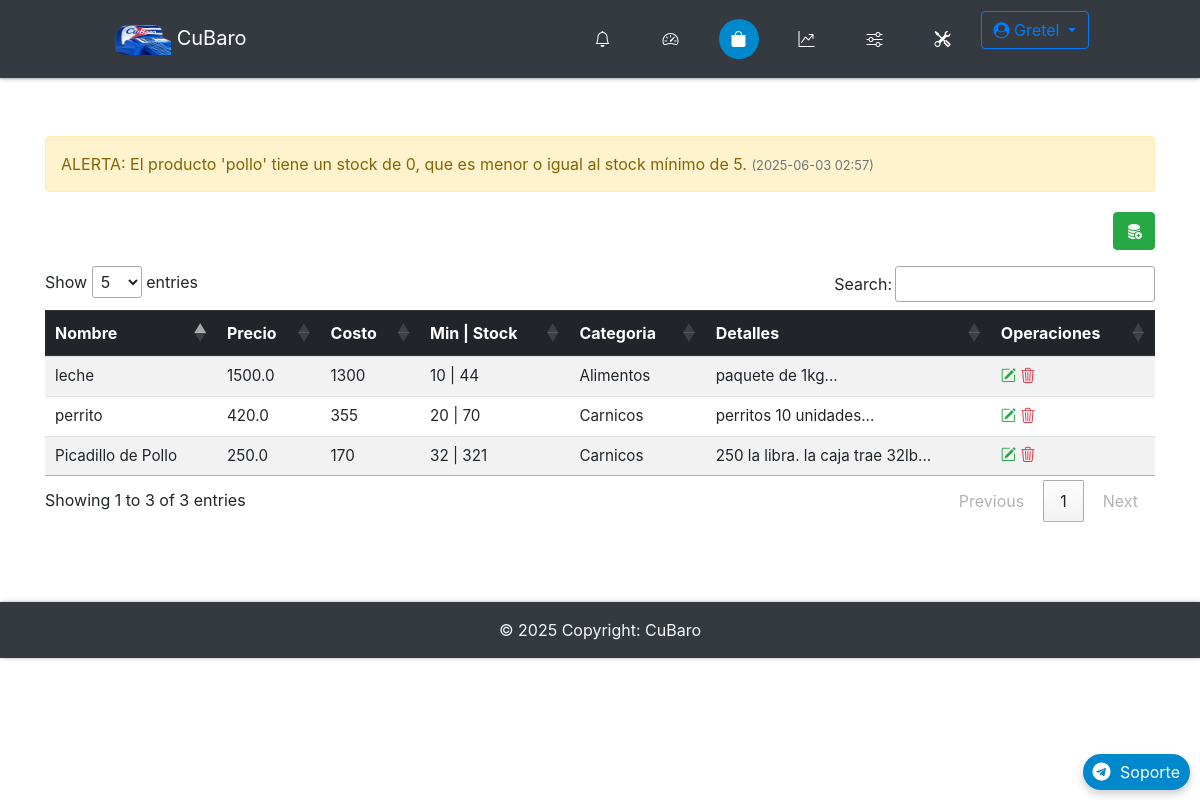
/admin/items (signed in), run on the app's committed database.
### app/db_models.py (models this page shows, shortened)
class User(UserMixin, db.Model):
    __tablename__ = "users"
    id = db.Column(db.Integer, primary_key=True)
    name = db.Column(db.Text, nullable=False)
    email = db.Column(db.String(50), nullable=False, unique=True)
    phone = db.Column(db.String(50), nullable=False)
    password = db.Column(db.String(250), nullable=False)
    admin = db.Column(db.Integer, nullable=False, default=0)
    email_confirmed = db.Column(db.Integer, nullable=False, default=1)
    created_by = db.Column(db.Integer, db.ForeignKey('users.id'), nullable=True)  # ID del creador
    registration_date = db.Column(db.DateTime, default=lambda: datetime.now(timezone.utc))  # Fecha de registro
    membership_expiration = db.Column(db.DateTime, nullable=True)  # Fecha de vencimiento de membresía
    updated_at = db.Column(db.DateTime, default=lambda: datetime.now(timezone.utc))  # Fecha de expiracion de Codigo de recuperacion empleado
    membership_id = db.Column(db.Integer, db.ForeignKey('memberships.id'), nullable=False)  # Relación con membresía
    membership = db.relationship('Membership', backref='users')
    employees = db.relationship('User', backref='creator', remote_side=[id], lazy='select')  # Relación empleados
    cart = db.relationship('Cart', backref='buyer')
    orders = db.relationship("Order", backref='customer', foreign_keys="[Order.uid]")  # Relación con clave foránea especificada
    master_key = db.Column(db.String(100), unique=True)

class Alert(db.Model):
    __tablename__ = 'alert'
    id = db.Column(db.Integer, primary_key=True)
    message = db.Column(db.String(255), nullable=False)
    category = db.Column(db.String(50), nullable=False)  # 'error', 'warning', etc.
    created_at = db.Column(db.DateTime, default=datetime.now(timezone.utc))
    user_id = db.Column(db.Integer, db.ForeignKey('users.id'))  # Opcional: asociar alertas a un usuario
    user = db.relationship('User', backref='alerts')

class Item(db.Model):
    __tablename__ = "items"
    id = db.Column(db.Integer, primary_key=True)
    name = db.Column(db.String(100), nullable=False)
    price = db.Column(db.Float, nullable=False)
    category = db.Column(db.Text, nullable=False)
    image = db.Column(db.String(250), nullable=False)
    details = db.Column(db.String(250), nullable=False)
    stock_min = db.Column(db.Integer, default=0)
    costo = db.Column(db.Integer)
    stock = db.Column(db.Integer, default=0)
    created_by = db.Column(db.Integer, db.ForeignKey('users.id'), nullable=False)  # Vincular con el creador
    creator = db.relationship('User', backref='items_created')  # Relación con el usuario que creó el producto
    orders = db.relationship('Ordered_item', backref='item', lazy=True, cascade="all, delete, delete-orphan")
    in_cart = db.relationship("Cart", backref="item", lazy=True, cascade="all, delete, delete-orphan")

### app/funcs.py (the view)
	def wrapper(*args, **kwargs):
		if current_user.is_authenticated and current_user.admin == 1:
			return func(*args, **kwargs)
		else:
			return "No estás autorizado a acceder a esta URL."

### app/admin/routes.py (called while the page is built)
@admin.route('/items')
@admin_only
def items():
    alerts = Alert.query.filter_by(user_id=current_user.id).order_by(Alert.created_at.desc()).all()
    items = Item.query.join(User, Item.created_by == User.id).filter(
        (User.id == current_user.id) | (User.created_by == current_user.id)
    ).all()
    return render_template("admin/items.html", items=items, alerts=alerts)

### app/funcs.py (called while the page is built)
def admin_only(func):
	def wrapper(*args, **kwargs):
		if current_user.is_authenticated and current_user.admin == 1:
			return func(*args, **kwargs)
		else:
			return "No estás autorizado a acceder a esta URL."
	wrapper.__name__ = func.__name__
	return wrapper

### app/admin/templates/admin/items.html (shortened to what this page needs)
{% extends "admin/base.html" %}
{% block content %}
{% if alerts %}
<div class="alert-container">
	{% for alert in alerts %}
	<div class="alert alert-{{ alert.category }}" id="alert-{{ alert.id }}">
		{{ alert.message }}
		<small class="text-muted" style="font-size: 0.8em;">({{ alert.created_at.strftime('%Y-%m-%d %H:%M') }})</small>
	</div>
	{% endfor %}
</div>
{% else %}
<div class="alert alert-info">
	No hay alertas de stock en este momento.
</div>
{% endif %}
{% if not items %}
<div class="flash-error">No hay Items.</div>
<div class="d-flex justify-content-end mb-3">
	<div class="add-new btn-success btn">
		<a href="{{ url_for('admin.add') }}" data-toggle="tooltip" title="Añadir Producto" class="text-light">
			<i class="bi bi-database-fill-add"></i>
		</a>
	</div>
</div>
{% else %}
<div class="d-flex justify-content-end mb-3">
	<div class="add-new btn-success btn">
		<a href="{{ url_for('admin.add') }}" data-toggle="tooltip" title="Añadir Producto" class="text-light">
			<i class="bi bi-database-fill-add"></i>
		</a>
	</div>
</div>
<div class="table-responsive">
	<table id="items-table" class="table table-striped table-hover">
		<thead class="thead-dark">
			<tr>
				<th>Nombre</th>
				<th>Precio</th>
				<th>Costo</th>
				<th>Min | Stock</th>
				<th>Categoria</th>
				<th>Detalles</th>
				<th>Operaciones</th>
			</tr>
		</thead>
		<tbody>
			{% for item in items %}
			<tr>
				<td>{{ item.name }}</td>
				<td>{{ item.price }}</td>
				<td>{{ item.costo }}</td>
				<td>{{ item.stock_min }} | {{ item.stock }}</td>
				<td>{{ item.category }}</td>
				<td>{{ item.details[:40] | safe }}...</td>
				<td>
					<a href="{{ url_for('admin.edit', type='item', id=item.id) }}"><i
							class="bi bi-pencil-square text-success"></i></a>
					<a href="#" class="delete-item-link" data-item-id="{{ item.id }}">
								<i class="bi bi-trash3 text-danger"></i></a>
				</td>
			</tr>
			{% endfor %}
		</tbody>
	</table>
</div>
{% endif %}
{% endblock %}

### app/admin/templates/admin/base.html (shortened to what this page needs)
{% import "bootstrap/wtf.html" as wtf %}
<!DOCTYPE html>
<html lang="es">
<head>
  <link rel="stylesheet" href="https://maxcdn.bootstrapcdn.com/bootstrap/4.0.0/css/bootstrap.min.css"
>
  <link href="https://cdn.jsdelivr.net/gh/gitbrent/bootstrap4-toggle@3.6.1/css/bootstrap4-toggle.min.css"
    rel="stylesheet">
  <link rel="stylesheet" type="text/css" href="{{ url_for('static', filename='styles.css') }}">
  <link rel="stylesheet" href="https://cdnjs.cloudflare.com/ajax/libs/font-awesome/4.7.0/css/font-awesome.min.css">
  <link rel="stylesheet" href="https://cdnjs.cloudflare.com/ajax/libs/animate.css/4.1.1/animate.min.css" />
  <link rel="stylesheet" href="https://cdn.jsdelivr.net/npm/bootstrap-icons@1.11.3/font/bootstrap-icons.min.css">
  <link rel="stylesheet" type="text/css" href="https://cdn.datatables.net/1.13.7/css/jquery.dataTables.min.css">
  <link href="https://cdn.jsdelivr.net/npm/bootstrap-switch-button/css/bootstrap-switch-button.min.css"
    rel="stylesheet">
</head>
<body>
  <nav
    class="navbar navbar-expand-lg {% if request.path.startswith('/admin') %}navbar-dark bg-dark{% else %}navbar-light bg-light{% endif %} fixed-top">
    <div class="container-fluid">
      <a class="navbar-brand" href="{{ url_for('home') }}" data-toggle="tooltip" title="Inicio">
        <img src="{{ url_for('static', filename='img/logoo.png') }}" height="30" width="60" alt="CuBaro Logo"> CuBaro
      </a>
      <ul class="navbar-nav d-flex flex-row ml-auto">
        <div class="d-flex justify-content-center">
          {% if not current_user.is_authenticated %}
          {% if request.path.startswith('/admin') %}
          <li class="nav-item {% if request.endpoint == 'login' %}active{% endif %}">
            <a class="nav-link" href="{{ url_for('login') }}" data-toggle="tooltip" title="Iniciar Sesión">
              <div class="icon-circle">
                <i class="bi bi-box-arrow-in-right"></i>
              </div>
            </a>
          </li>
          {% else %}
          <a class="btn btn-outline-primary mr-2 {% if request.endpoint == 'login' %}active{% endif %}"
            href="{{ url_for('login') }}">Iniciar Sesión</a>
          <a class="btn btn-outline-primary {% if request.endpoint == 'register_admin' %}active{% endif %}"
            href="{{ url_for('register_admin') }}">Registrarse</a>
          {% endif %}
          {% else %}
          <li class="nav-item mr-2 {% if request.endpoint == 'orders' %}active{% endif %}">
            <a class="nav-link" href="{{ url_for('orders') }}" data-toggle="tooltip" title="Órdenes">
              <div class="icon-circle">
                <i class="bi bi-bell"></i>
              </div>
            </a>
          </li>
          {% if request.path.startswith('/admin') %}
          <li class="nav-item mr-2 {% if request.endpoint == 'admin.dashboard' %}active{% endif %}">
            <a class="nav-link" href="{{ url_for('admin.dashboard') }}" data-toggle="tooltip" title="Panel">
              <div class="icon-circle">
                <i class="bi bi-speedometer2"></i>
              </div>
            </a>
          </li>
          <li class="nav-item mr-2 {% if request.endpoint == 'admin.items' %}active{% endif %}">
            <a class="nav-link" href="{{ url_for('admin.items') }}" data-toggle="tooltip" title="Productos">
              <div class="icon-circle">
                <i class="bi bi-bag-fill"></i>
              </div>
            </a>
          </li>
          <li class="nav-item mr-2 {% if request.endpoint == 'admin.statictics' %}active{% endif %}">
            <a class="nav-link" href="{{ url_for('admin.statictics') }}" data-toggle="tooltip" title="Estadísticas">
              <div class="icon-circle">
                <i class="bi bi-graph-up-arrow"></i>
              </div>
            </a>
          </li>
          <li class="nav-item mr-2 {% if request.endpoint == 'admin.configuracion' %}active{% endif %}">
            <a class="nav-link" href="{{ url_for('admin.configuracion') }}" data-toggle="tooltip" title="Configuración">
              <div class="icon-circle">
                <i class="bi bi-sliders"></i>
              </div>
            </a>
          </li>
          <li class="nav-item mr-2">
            <a class="nav-link" data-toggle="modal" data-target="#fullScreenModal" title="Herramientas">
              <div class="icon-circle">
                <i class="bi bi-tools"></i>
              </div>
            </a>
          </li>
          {% endif %}
          <div class="dropdown ml-auto">
            <a class="btn btn-outline-primary dropdown-toggle" href="#" id="navbarDropdown" role="button"
              data-toggle="dropdown" aria-haspopup="true" aria-expanded="false">
              <i class="fa fa-user-circle"></i> {{ current_user.name }}
            </a>
          </div>
          {% endif %}
        </div>
      </ul>
    </div>
  </nav>
  <div class="container">
    <div class="main">
      {% block content %}
      {% endblock %}
      <a href="https://t.me/CuBaro_soporte" target="_blank" class="telegram-float">
        <i class="fa fa-telegram fa-2x"></i> Soporte
      </a>
    </div>
  </div>
  <footer class="bg-dark text-center text-lg-start text-light">
    <div class="text-center p-3">
      © {{ now.year }} Copyright: CuBaro
    </div>
  </footer>
</body>
</html>

### app/static/styles.css (style rules this page uses)
:root { --white: #eceff3; --primary-blue: #007bff; --dark-bg: #343a40; --error-red: #ff4c4c; --success-green: #00e676; --chart-red: #ff6384; --chart-blue: #36a2eb; --chart-purple: #cc65fe; --chart-yellow: #ffce56; --chart-green: #2ecc71; --telegram-blue: #0088cc; --telegram-hover: #3688b183; --shadow-light: rgba(0, 0, 0, 0.2); --shadow-dark: rgba(0, 0, 0, 0.19); }
body { padding-top: 80px; }
.main { padding: 10vh 0; }
.navbar { padding: 0.7rem 6rem; box-shadow: 0 1px 2px 0 var(--shadow-light), 0 1px 5px 0 var(--shadow-dark); position: fixed; top: 0; z-index: 1050; background-color: var(--dark-bg); width: 100%; }
.navbar-nav { gap: 3px; display: flex; align-items: center; }
.icon-circle { display: flex; align-items: center; justify-content: center; width: 40px; height: 40px; border-radius: 50%; background-color: var(--dark-bg); color: white; margin: 0 2px; transition: background-color 0.3s, color 0.3s; }
.nav-item.active .icon-circle { background-color: var(--telegram-blue); color: white; }
footer { box-shadow: 1px 0 2px 0 var(--shadow-light), 1px 0 5px 0 var(--shadow-dark); }
table.dataTable { margin: 0 auto; width: 100%; }
table.dataTable th { color: white; background-color: var(--dark-bg); padding: 15px; }
table.dataTable tr { border-bottom: 1px solid #0046C2; }
table.dataTable td { padding: 15px 30px; }
.alert { padding: 15px; margin-bottom: 20px; border: 1px solid transparent; border-radius: 4px; font-size: 16px; transition: opacity 0.5s ease; }
.alert-warning { color: #856404; background-color: #fff3cd; border-color: #ffeeba; }
.text-muted { font-size: 0.9rem; color: gray; }
.table-responsive { overflow-x: auto; }
.telegram-float { position: fixed; bottom: 20px; right: 20px; background-color: var(--telegram-blue); color: white; padding: 10px 20px; border-radius: 25px; text-decoration: none; box-shadow: 0 4px 8px var(--shadow-light); transition: background-color 0.3s, transform 0.3s ease; z-index: 9999; }
.telegram-float i { margin-right: 5px; }
body { padding-bottom: 70px; padding-top: 56px; overflow-x: hidden; }
@media (min-width: 992px) { .telegram-float { bottom: 10px; right: 10px; padding: 6px 10px; } }
@media (min-width: 992px) { .telegram-float i { font-size: 18px; } }
@media (min-width: 992px) { .text-muted { font-size: 0.85rem; } }
table.dataTable th { color: white; background-color: var(--dark-bg, #343a40); padding: 15px; font-size: 1rem; }
table.dataTable td { padding: 15px 30px; font-size: 0.95rem; }

### data on the page
User: name "Gretel"
Alert: message "ALERTA: El producto 'pollo' tiene un stock de 0, que es menor o igual al stock mínimo de 5.", created_at "2025-06-03 02:57"
Item: name "perrito", price "420.0", costo "355", stock_min "20", stock "70", category "Carnicos", details "perritos 10 unidades"
Item: name "Picadillo de Pollo", price "250.0", costo "170", stock_min "32", stock "321", category "Carnicos", details "250 la libra. la caja trae 32lb"
Item: name "leche", price "1500.0", costo "1300", stock_min "10", stock "44", category "Alimentos", details "paquete de 1kg"
